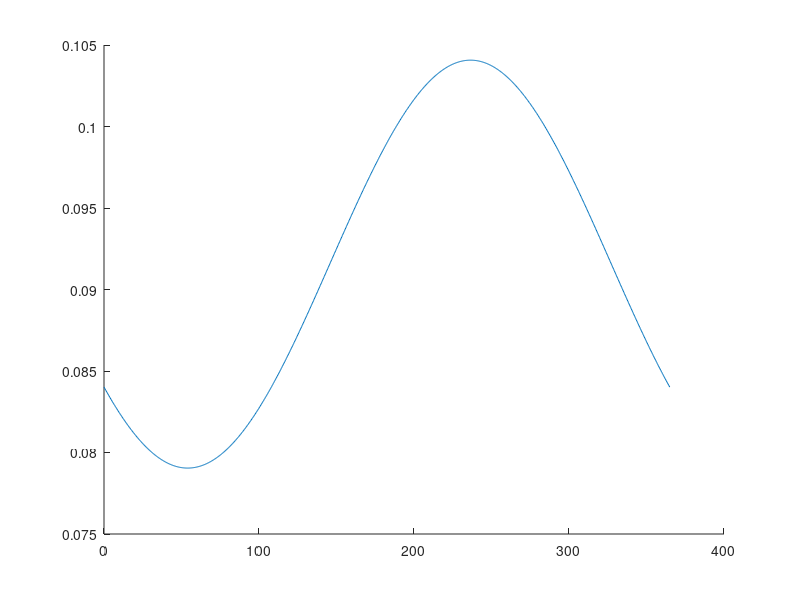

Here is the MATLAB script that generated this plot: (Note: this script raises an error after producing the figure.)
t=linspace(0,365,1e3);
T=2*sin(2*t.*pi/365 - 2.5)+16.225;
b=T.^(1.11)/241;
plot(t,b, linewidth=3.0, color='#80B3FF')
xlabel('t (days)')
ylabel('b')
